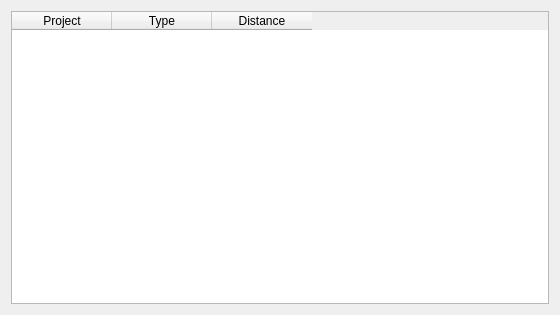
<?xml version="1.0" encoding="UTF-8"?>
<ui version="4.0">
 <class>ImpactTableDialog</class>
 <widget class="QDialog" name="ImpactTableDialog">
  <property name="geometry">
   <rect>
    <x>0</x>
    <y>0</y>
    <width>560</width>
    <height>315</height>
   </rect>
  </property>
  <property name="windowTitle">
   <string>Dialog</string>
  </property>
  <layout class="QVBoxLayout" name="verticalLayout">
   <item>
    <widget class="QTableWidget" name="tbl_impacts">
     <property name="alternatingRowColors">
      <bool>true</bool>
     </property>
     <property name="sortingEnabled">
      <bool>true</bool>
     </property>
     <column>
      <property name="text">
       <string>Project</string>
      </property>
     </column>
     <column>
      <property name="text">
       <string>Type</string>
      </property>
     </column>
     <column>
      <property name="text">
       <string>Distance</string>
      </property>
     </column>
    </widget>
   </item>
  </layout>
 </widget>
 <resources/>
 <connections/>
</ui>
